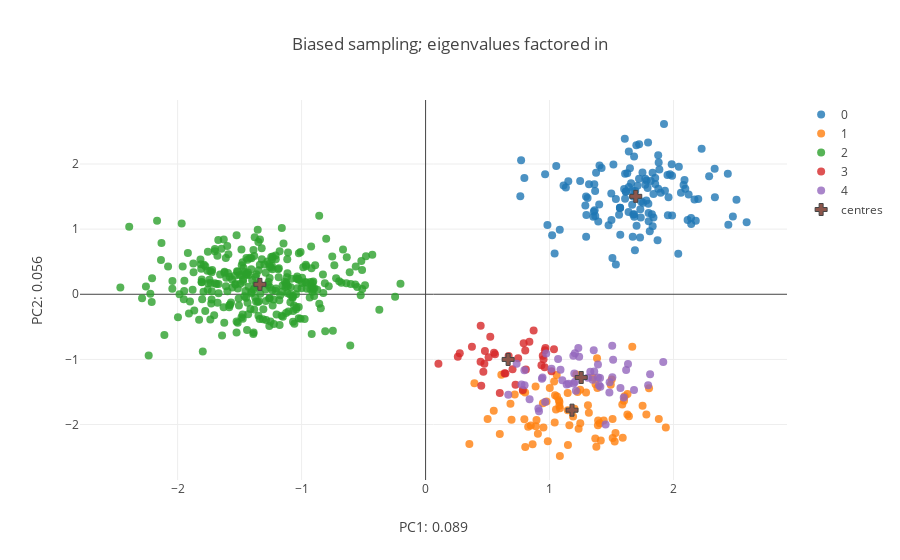

The code cell stored with this chart in its notebook:
### Code cell
bias_centroids= [np.mean(bias_features[[y for y in range(bias_features.shape[0]) if labels_bias[y] == z],:],axis= 0) for z in range(N_pops)]
bias_centroids= np.array(bias_centroids)

fig_data= [go.Scatter(
        x = bias_features[[x for x in range(sum(Sizes_bias)) if labels_bias[x] == i],0],
        y = bias_features[[x for x in range(sum(Sizes_bias)) if labels_bias[x] == i],1],       
        type='scatter',
        mode= "markers",
        marker= {
        'line': {'width': 0},
        'size': 8,
        'symbol': 'circle',
      "opacity": .8
      },
      name= str(i)
    ) for i in range(N_pops)]


fig_data.append(
    go.Scatter(
        x= bias_centroids[:,0],
        y= bias_centroids[:,1],
        type= 'scatter',
        mode= 'markers',
        name= 'centres',
        marker= {
        'line': {'width': 1},
        'size': 10,
        'symbol': 'cross'
        }
    )
)

layout = go.Layout(
    title= 'Biased sampling; eigenvalues factored in',
    yaxis=dict(
        title='PC2: {}'.format(round(var_comps[1],3))),
    xaxis=dict(
    title= 'PC1: {}'.format(round(var_comps[0],3))),
)


fig = go.Figure(data=fig_data, layout=layout)
iplot(fig)

### Figure 1 — Plotly figure (JSON) as saved in the notebook; plotly's stock layout.template omitted (floating-point values rounded to 4 significant figures; data arrays with more than 128 entries replaced by an {"elided": "..."} marker saying what was removed)
{"data": [{"marker": {"line": {"width": 0}, "opacity": 0.8, "size": 8, "symbol": "circle"}, "mode": "markers", "name": "0", "type": "scatter", "x": {"elided": "130 float values"}, "y": {"elided": "130 float values"}}, {"marker": {"line": {"width": 0}, "opacity": 0.8, "size": 8, "symbol": "circle"}, "mode": "markers", "name": "1", "type": "scatter", "x": [1.392, 0.394, 1.216, 1.234, 1.083, 1.044, 0.8898, 1.405, 1.079, 0.611, 1.781, 1.146, 1.083, 1.494, 1.247, 1.386, 1.508, 1.509, 1.64, 1.75, 1.59, 1.881, 1.06, 0.8873, 1.317, 0.9508, 1.08, 1.002, 1.938, 1.201, 1.226, 1.377, 1.628, 1.16, 1.037, 1.629, 1.606, 1.148, 1.667, 1.371, 1.248, 1.525, 0.8484, 0.6847, 1.294, 1.413, 1.041, 1.802, 1.501, 1.349, 1.587, 1.437, 0.986, 0.5986, 1.383, 1.058, 1.052, 1.19, 0.7191, 0.906, 0.9756, 0.7966, 0.5499, 0.5006, 0.353, 1.532, 0.8632, 0.6933, 1.31, 1.369, 0.9463, 0.8947, 1.147, 1.076, 0.8275, 0.804, 1.39, 0.7853, 1.601, 0.8029], "y": [-1.937, -1.365, -1.23, -2.065, -1.748, -1.55, -2.027, -1.981, -1.711, -1.235, -1.847, -1.516, -2.483, -1.391, -1.464, -1.439, -1.916, -2.207, -1.874, -1.713, -2.205, -1.915, -1.57, -1.415, -1.817, -2.047, -1.654, -1.44, -2.047, -1.759, -1.499, -2.34, -1.846, -2.011, -1.338, -1.533, -1.565, -2.315, -0.8059, -1.383, -1.98, -2.26, -2.013, -1.683, -1.51, -2.244, -1.97, -1.444, -1.309, -1.277, -1.694, -1.937, -2.255, -2.145, -0.9827, -1.238, -1.769, -1.877, -1.539, -2.142, -1.646, -1.919, -1.79, -1.915, -2.298, -2.13, -2.304, -1.928, -1.705, -2.213, -1.672, -1.931, -1.78, -1.625, -2.035, -2.346, -2.012, -1.486, -1.633, -1.509]}, {"marker": {"line": {"width": 0}, "opacity": 0.8, "size": 8, "symbol": "circle"}, "mode": "markers", "name": "2", "type": "scatter", "x": {"elided": "300 float values"}, "y": {"elided": "300 float values"}}, {"marker": {"line": {"width": 0}, "opacity": 0.8, "size": 8, "symbol": "circle"}, "mode": "markers", "name": "3", "type": "scatter", "x": [0.552, 0.9605, 0.466, 0.9668, 0.26, 0.4742, 0.4491, 0.8715, 0.7014, 0.4445, 0.7841, 1.036, 0.9622, 0.6439, 0.5986, 0.9514, 0.5083, 0.6698, 0.4786, 0.5217, 1.015, 0.9347, 0.8089, 0.9451, 0.2757, 0.804, 0.5601, 0.7468, 0.1037, 0.6375, 0.7252, 0.8373, 0.7909, 0.374, 0.4434], "y": [-0.8993, -1.12, -1.19, -0.8254, -0.9595, -1.066, -1.406, -0.5571, -1.149, -0.482, -1.469, -0.8448, -0.8576, -1.216, -1.516, -0.999, -0.9678, -0.9471, -0.8691, -0.6513, -1.18, -1.088, -1.156, -0.9452, -0.9059, -0.8641, -0.9206, -0.9803, -1.065, -1.214, -1.39, -0.7275, -0.7531, -0.805, -1.034]}, {"marker": {"line": {"width": 0}, "opacity": 0.8, "size": 8, "symbol": "circle"}, "mode": "markers", "name": "4", "type": "scatter", "x": [1.506, 1.195, 1.154, 1.138, 1.39, 1.2, 0.9098, 1.572, 0.9384, 1.088, 0.9433, 0.964, 1.41, 0.9147, 1.205, 1.407, 1.483, 0.797, 1.485, 1.192, 0.6671, 1.069, 0.7739, 1.681, 1.917, 0.7985, 1.232, 1.016, 1.205, 1.329, 1.633, 1.212, 1.452, 1.356, 0.9728, 0.7344, 1.598, 1.505, 1.347, 0.8389, 1.103, 1.811, 1.795, 1.391, 1.308, 1.36, 1.399, 1.513, 1.239, 1.618], "y": [-1.272, -1.369, -1.373, -1.385, -1.08, -1.215, -1.754, -1.437, -1.295, -1.159, -1.277, -1.653, -1.419, -1.797, -1.345, -1.284, -1.506, -1.165, -1.353, -0.9447, -1.544, -0.9934, -1.387, -1.471, -1.038, -1.399, -0.8245, -1.145, -0.9059, -1.189, -1.072, -1.48, -1.998, -0.8575, -0.9075, -1.065, -1.584, -0.7897, -1.314, -1.612, -1.322, -1.227, -1.396, -1.279, -1.283, -1.185, -1.397, -1.007, -0.9602, -1.162]}, {"marker": {"line": {"width": 1}, "size": 10, "symbol": "cross"}, "mode": "markers", "name": "centres", "type": "scatter", "x": [1.695, 1.181, -1.336, 0.6658, 1.255], "y": [1.504, -1.779, 0.1525, -1.001, -1.278]}], "layout": {"title": "Biased sampling; eigenvalues factored in", "xaxis": {"title": "PC1: 0.089"}, "yaxis": {"title": "PC2: 0.056"}}}
